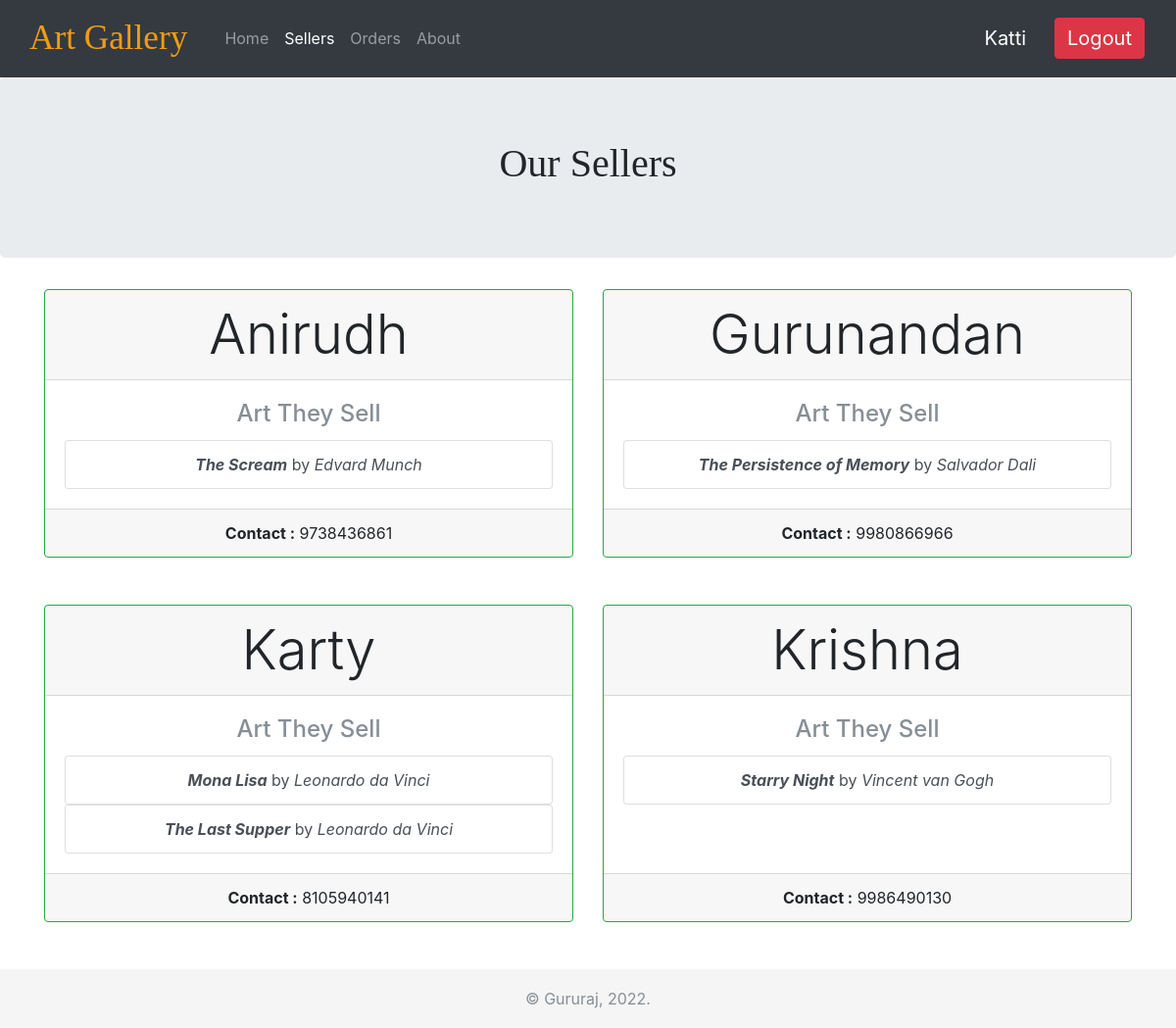
/sellers.php (signed in), run on the app's committed database.
### tables this page shows
CREATE TABLE `sellers` (
  `seller_id` int(11) NOT NULL,
  `seller_name` varchar(30) NOT NULL,
  `seller_phone` varchar(10) NOT NULL,
  `seller_address` varchar(50) NOT NULL
);

CREATE TABLE `art` (
  `art_id` int(11) NOT NULL,
  `art_title` varchar(50) NOT NULL,
  `artist` varchar(50) NOT NULL,
  `art_type` varchar(30) NOT NULL,
  `art_price` int(11) NOT NULL,
  `seller_id` int(11) NOT NULL,
  `stock` int(100) NOT NULL
);

### sellers.php (the view, shortened to what this page needs)
<?php
    require_once 'config.php';
  $username = $_SESSION['username'];
?>
<!doctype html>
<html lang="en">
  <head>
    <link href="style/bootstrap4/css/bootstrap.min.css" rel="stylesheet">
    <link href="style/sticky-footer-navbar.css" rel="stylesheet">
    <link rel="stylesheet" type="text/css" href="style/otherstyle.css">
  </head>
  <body>
    <header class="sticky-top">
    <nav class="navbar navbar-expand-md navbar-dark bg-dark">
      <div class="navbar-brand display-2" id="nav1"><strong>Art Gallery</strong></div>
      <div class="collapse navbar-collapse" id="navbarCollapse">
        <ul class="navbar-nav mr-auto">
          <li class="nav-item">
            <a class="nav-link" href="home.php">Home</a>
          </li>
          <li class="nav-item active">
            <a class="nav-link" href="sellers.php">Sellers</a>
          </li>
          <li class="nav-item">
            <a class="nav-link" href="orders.php">Orders</a>
          </li>
          <li class="nav-item">
            <a class="nav-link" href="about.php">About</a>
          </li>
        </ul>
        <a class="navbar-brand btn btn-dark float-right" href="#"><?php echo ucfirst($username); ?></a>
        <a class="navbar-brand btn btn-danger float-right" href="logout.php">Logout</a>
      </div>
    </nav>
    </header>
    <main role="main">
    <div class="jumbotron text-center head1">
      <h1>
        Our Sellers
      </h1>
    </div>
    <div class="container">
        <div class="card-deck">
    <?php
      $sql = "SELECT seller_id, seller_name, seller_phone FROM sellers ORDER BY seller_name;";
      $result = mysqli_query($link, $sql);
      for ($i=0; $i < mysqli_num_rows($result); $i++) {
        $j = 1;
        while ($row = mysqli_fetch_assoc($result)) {
          $seller_id =  $row['seller_id'];
              $seller_name = $row['seller_name'];
              $seller_phone = $row['seller_phone'];
          $query = "SELECT seller_name, seller_phone, art_title, artist FROM art, sellers WHERE art.seller_id = sellers.seller_id AND sellers.seller_id = $seller_id ORDER BY art_title;";
          $query_result = mysqli_query($link, $query);
          ?>
              <div class="card border-success mb-4 text-center" style="width: 20rem; ">
                  <h4 class="card-header display-4"><?php echo ucfirst($seller_name);?></h4>
                <div class="card-body">
                  <h4 class="card-title text-muted">Art They Sell</h4>
          <?php
            while ($query_row = mysqli_fetch_assoc($query_result)) {
              $art_title =  $query_row['art_title'];
              $artist = $query_row['artist'];
          ?>
                  <ul class="list-group">
                    <li class="list-group-item list-group-item-action"><?php echo "<b><em>".$art_title."</em></b> by <em>".$artist."</em>"; ?></li>
                  </ul>
          <?php
           }
          ?>
                </div>
                <div class="card-footer">
                  <?php echo "<b>Contact :</b> ".$seller_phone; ?>
                </div>
              </div>
              <?php
          if ($j%2 == 0) {
            echo '</div><br><div class="card-deck">';
          }
          $j++;
        }
        }
    ?>
  </div></div>
    </main>
    <footer class="footer">
      <div class="container text-center">
        <span class="text-muted">&copy; Gururaj, 2022.</span>
      </div>
    </footer>
  </body>
</html>

### style/sticky-footer-navbar.css (style rules this page uses)
html { position: relative; min-height: 100%; }
body { margin-bottom: 60px; }
.footer { position: absolute; bottom: 0; width: 100%; height: 60px; line-height: 60px; background-color: #f5f5f5; }

### style/otherstyle.css (style rules this page uses)
#nav1 { color: #f39c12; padding-right: 0.4em; padding-left: 0.4em; font-family: 'Lobster Two', serif; font-size: 2.2em; }
.head1 { font-family: 'Cinzel Decorative', serif; }

### data on the page
sellers: seller_name "Anirudh", seller_phone "9738436861"
art: art_title "The Scream", artist "Edvard Munch"
sellers: seller_name "Gurunandan", seller_phone "9980866966"
art: art_title "The Persistence of Memory", artist "Salvador Dali"
sellers: seller_name "Karty", seller_phone "8105940141"
art: art_title "Mona Lisa", artist "Leonardo da Vinci"
art: art_title "The Last Supper", artist "Leonardo da Vinci"
sellers: seller_name "Krishna", seller_phone "9986490130"
art: art_title "Starry Night", artist "Vincent van Gogh"

### other printed values
$username "Katti"
